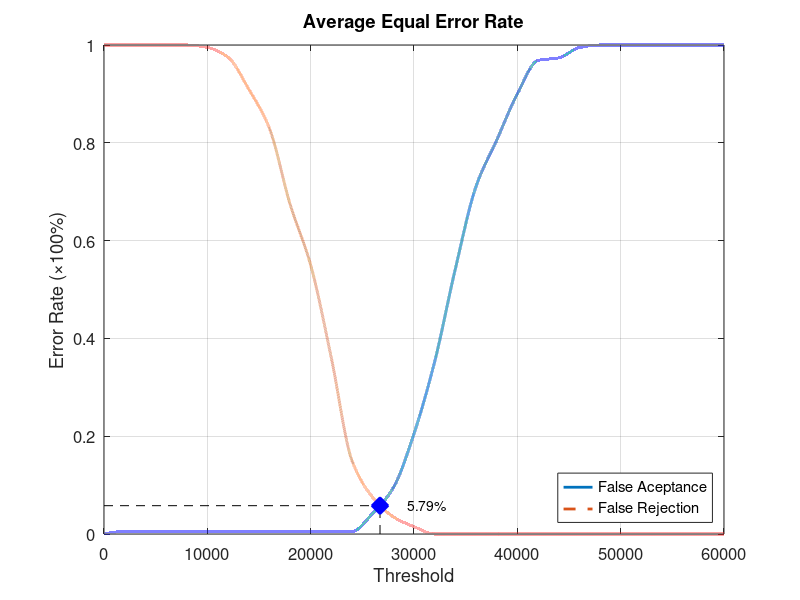
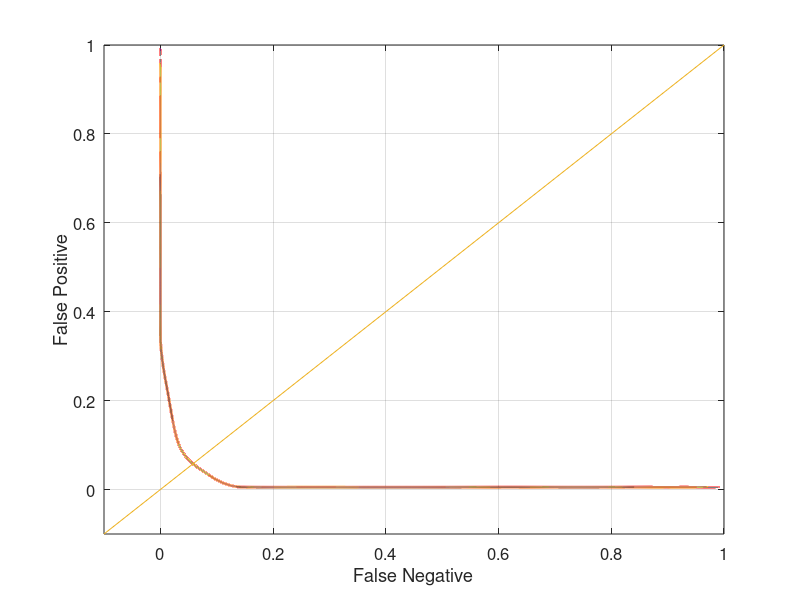

Write MATLAB code to recreate these figures, in order.
function yEER = Database3_3
close all;
clear;
clc;
x = 0:2000:60000;
xq = 0:0.5:60000;

y0 = [0 0.00526316 0.00526316 0.00526316 0.00526316 0.00526316 0.00526316 0.00526316 0.00526316 0.00526316 0.00526316 0.00526316 0.00526316 0.0421053 0.0947368 0.205263 0.352632 0.542105 0.710526 0.805263 0.9 0.968421 0.973684 0.994737 1 1 1 1 1 1 1];
yy0 = interp1(x, y0, xq, 'pchip');
y1 = [1 1 1 1 1 0.995 0.975 0.91 0.83 0.675 0.55 0.36 0.15 0.075 0.035 0.015 0 0 0 0 0 0 0 0 0 0 0 0 0 0 0];
yy1 = interp1(x, y1, xq, 'pchip');

% Calculating EER: 
y2 = abs(y0 - y1);
find(y2 == min(y2))
yy2 = abs(yy0 - yy1);
xEER = find(yy2 == min(yy2));
xEERIndex = xq(xEER) % X-axis EER
yEER = yy0(xEER) % Y-axis EER

main = figure
plot(xq, yy0,'-','LineWidth', 2);	hold on
plot(xq, yy1,'--','LineWidth', 2);	hold on
plot([xEERIndex xEERIndex], [0 yEER], 'k--');	hold on
plot([0 xEERIndex], [yEER yEER], 'k--');	hold on
plot(xEERIndex, yEER, 'bx', 'LineWidth', 10);	hold on
text(xEERIndex + 10 * xEERIndex / 100, yEER, [num2str(round((10000 * yEER)) / 100) '%'])
legend('False Aceptance', 'False Rejection', 'Location', 'SouthEast')
xlabel('Threshold')
ylabel('Error Rate (\times100%)')
title('Average Equal Error Rate')
set(gca, 'FontSize', 12)
axis([0 60000 0 1])
grid on

print(main, 'Database3_3Main', '-dpng');
FNRxFPR = figure('Color', [1 1 1]);
plot(yy1, yy0, '-', yy1, yy0, 'LineWidth', 2);
hold on
y = -0.1:0.1:1
plot(y, y); 
set(gca, 'FontSize', 12)
xlabel('False Negative')
ylabel('False Positive')
axis([-0.1 1 -0.1 1])
set(gca, 'FontSize', 12)
grid on

print(FNRxFPR, 'Database3_3FNRxFPR','-dpng');
end
